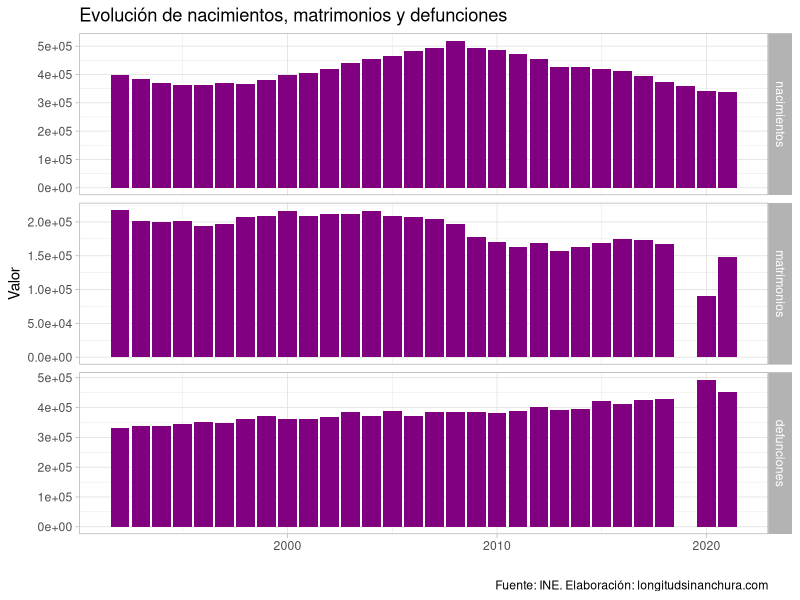

R code for this plot:
## ---- chunk 1
#| label: libs
library(readr)
library(dplyr)
library(tidyr)
library(ggplot2)
## ---- chunk 2
#| label: reading
df <- read_csv("matrimonios.csv", skip = 6, col_names = FALSE, 
               locale = locale(grouping_mark = "."))
df <- select(df, year = X1, nacimientos = X4, matrimonios = X6, defunciones = X8)

knitr::kable(head(df, 10), )
## ---- chunk 3
#| label: evolucion
ggplot2::theme_set(theme_light())
df |> 
  pivot_longer(-year) |> 
  mutate(name = factor(name, levels = c("nacimientos", "matrimonios", "defunciones"))) |> 
  ggplot(aes(x = as.numeric(year), y = value)) + 
  geom_col(fill = "#800080") + 
  facet_grid(name ~ ., scales = "free") + 
  labs(x = "", y = "Valor", 
       title = "Evolución de nacimientos, matrimonios y defunciones", 
       caption = "Fuente: INE. Elaboración: longitudsinanchura.com") + 
  scale_y_continuous(labels = scales::scientific)
